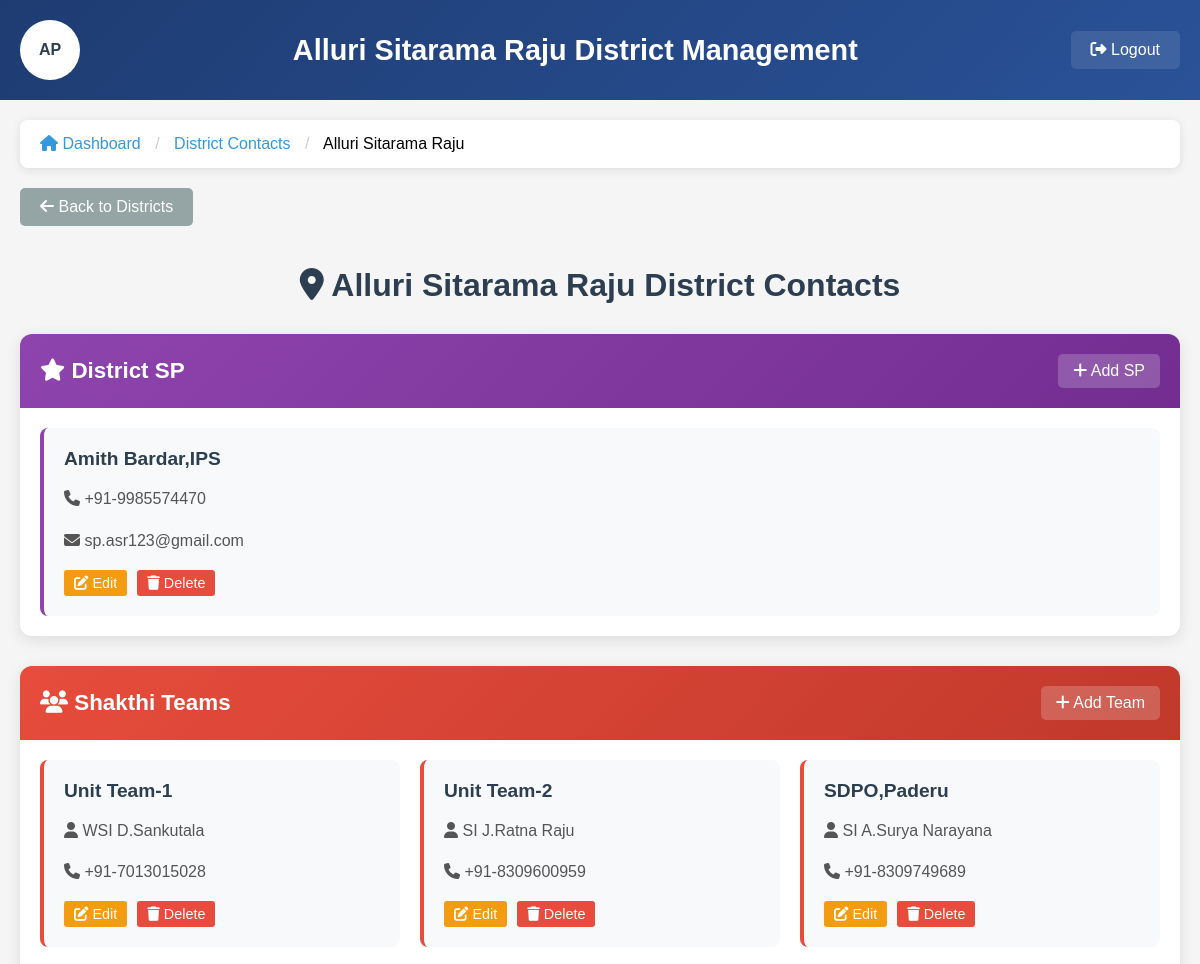
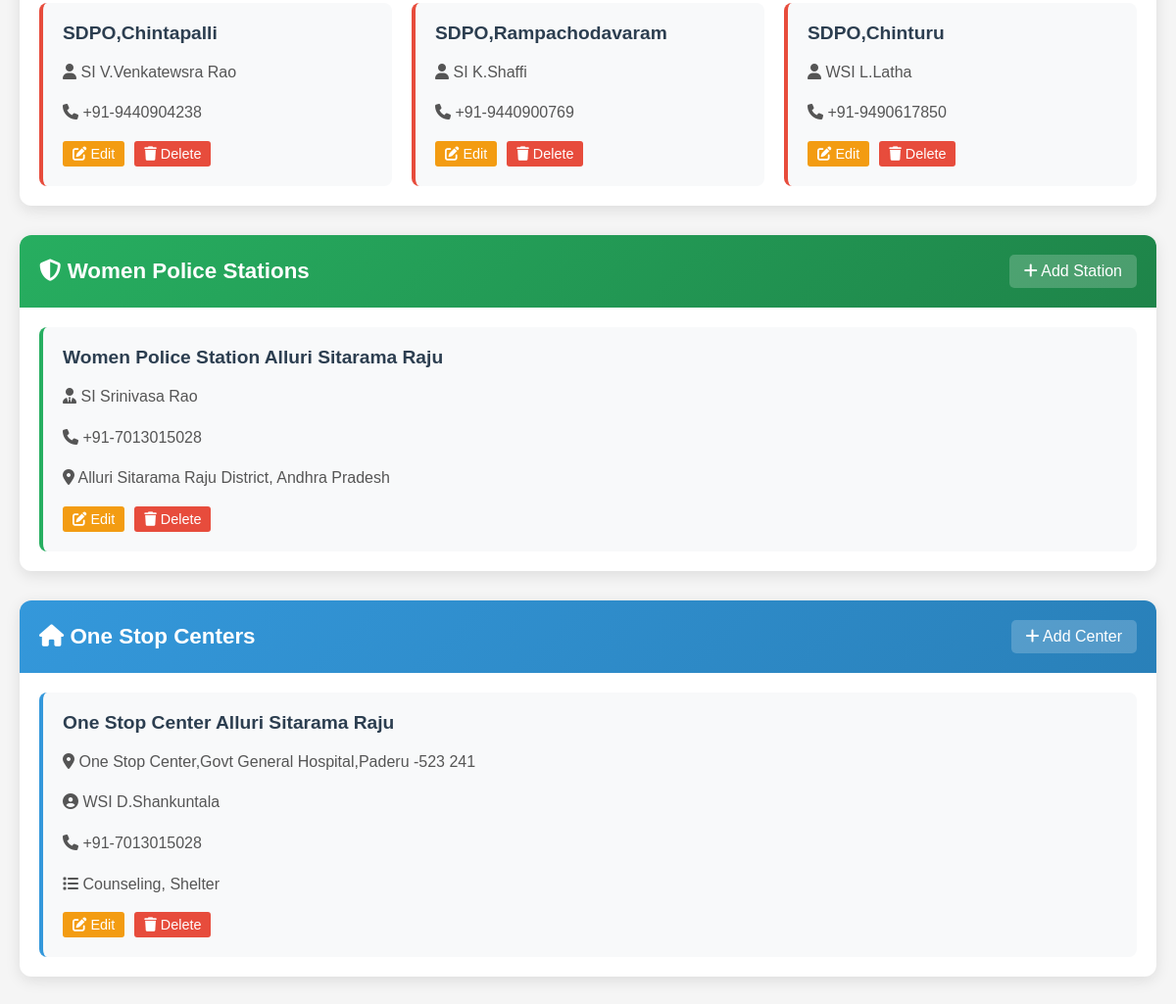
The app's page /admin/district-contacts/manage/1 (signed in) with its own data (2 pictures, top to bottom).
### tables this page shows
CREATE TABLE districts (
                id INTEGER PRIMARY KEY,
                district_name TEXT NOT NULL UNIQUE,
                district_code TEXT,
                is_active BOOLEAN DEFAULT 1,
                created_at TIMESTAMP DEFAULT CURRENT_TIMESTAMP
            );

CREATE TABLE district_sps (
                id INTEGER PRIMARY KEY AUTOINCREMENT,
                district_id INTEGER,
                name TEXT NOT NULL,
                contact_number TEXT,
                email TEXT,
                is_active BOOLEAN DEFAULT 1,
                created_at TIMESTAMP DEFAULT CURRENT_TIMESTAMP,
                FOREIGN KEY (district_id) REFERENCES districts (id)
            );

CREATE TABLE shakthi_teams (
                id INTEGER PRIMARY KEY AUTOINCREMENT,
                district_id INTEGER,
                team_name TEXT NOT NULL,
                leader_name TEXT,
                contact_number TEXT,
                area_covered TEXT,
                is_active BOOLEAN DEFAULT 1,
                created_at TIMESTAMP DEFAULT CURRENT_TIMESTAMP,
                FOREIGN KEY (district_id) REFERENCES districts (id)
            );

CREATE TABLE women_police_stations (
                id INTEGER PRIMARY KEY AUTOINCREMENT,
                district_id INTEGER,
                station_name TEXT NOT NULL,
                incharge_name TEXT,
                contact_number TEXT,
                address TEXT,
                is_active BOOLEAN DEFAULT 1,
                created_at TIMESTAMP DEFAULT CURRENT_TIMESTAMP,
                FOREIGN KEY (district_id) REFERENCES districts (id)
            );

CREATE TABLE one_stop_centers (
                id INTEGER PRIMARY KEY AUTOINCREMENT,
                district_id INTEGER,
                center_name TEXT NOT NULL,
                address TEXT,
                incharge_name TEXT,
                contact_number TEXT,
                services_offered TEXT,
                is_active BOOLEAN DEFAULT 1,
                created_at TIMESTAMP DEFAULT CURRENT_TIMESTAMP,
                FOREIGN KEY (district_id) REFERENCES districts (id)
            );

### app.py (the view)
@app.route('/admin/district-contacts/manage/<int:district_id>')
def admin_manage_district_contacts(district_id):
    if 'admin_logged_in' not in session:
        return redirect(url_for('admin_login'))
    conn = sqlite3.connect('women_safety.db')
    cursor = conn.cursor()
    cursor.execute('SELECT district_name FROM districts WHERE id = ?', (district_id,))
    district = cursor.fetchone()
    if not district:
        flash('District not found', 'error')
        return redirect(url_for('admin_district_contacts'))
    district_name = district[0]
    cursor.execute('SELECT id, name, contact_number, email FROM district_sps WHERE district_id = ? AND is_active = 1', (district_id,))
    sps = cursor.fetchall()
    cursor.execute('SELECT id, team_name, leader_name, contact_number, area_covered FROM shakthi_teams WHERE district_id = ? AND is_active = 1', (district_id,))
    teams = cursor.fetchall()
    cursor.execute('SELECT id, station_name, incharge_name, contact_number, address FROM women_police_stations WHERE district_id = ? AND is_active = 1', (district_id,))
    stations = cursor.fetchall()
    cursor.execute('SELECT id, center_name, address, incharge_name, contact_number, services_offered FROM one_stop_centers WHERE district_id = ? AND is_active = 1', (district_id,))
    centers = cursor.fetchall()
    conn.close()
    return render_template('admin_manage_district_contacts.html',
                         district_id=district_id,
                         district_name=district_name,
                         sps=sps,
                         teams=teams,
                         stations=stations,
                         centers=centers)

### templates/admin_manage_district_contacts.html (shortened to what this page needs)
<!DOCTYPE html>
<html lang="en">
<head>
    <link rel="stylesheet" href="https://cdnjs.cloudflare.com/ajax/libs/font-awesome/6.4.0/css/all.min.css">
</head>
<body>
    <div class="header">
        <div class="logo">AP</div>
        <div class="header-title">{{ district_name }} District Management</div>
        <a href="/admin-logout" class="logout-btn">
            <i class="fas fa-sign-out-alt"></i> Logout
        </a>
    </div>
    <div class="container">
        <div class="breadcrumb">
            <a href="/admin-dashboard"><i class="fas fa-home"></i> Dashboard</a>
            <span style="margin: 0 10px; color: #ccc;">/</span>
            <a href="/admin/district-contacts">District Contacts</a>
            <span style="margin: 0 10px; color: #ccc;">/</span>
            <span>{{ district_name }}</span>
        </div>
        <a href="/admin/district-contacts" class="back-btn">
            <i class="fas fa-arrow-left"></i> Back to Districts
        </a>
        <h1 class="page-title">
            <i class="fas fa-map-marker-alt"></i> {{ district_name }} District Contacts
        </h1>
        <div class="section sp-section">
            <div class="section-header">
                <h3 class="section-title">
                    <i class="fas fa-star"></i> District SP
                </h3>
                <a href="/admin/district-contacts/add-sp/{{ district_id }}" class="add-btn">
                    <i class="fas fa-plus"></i> Add SP
                </a>
            </div>
            {% if sps %}
            <div class="contacts-grid">
                {% for sp in sps %}
                <div class="contact-card">
                    <div class="contact-name">{{ sp[1] }}</div>
                    <div class="contact-details">
                        <p><i class="fas fa-phone"></i> {{ sp[2] }}</p>
                        {% if sp[3] %}<p><i class="fas fa-envelope"></i> {{ sp[3] }}</p>{% endif %}
                    </div>
                    <div class="contact-actions">
                        <a href="/admin/district-contacts/edit-sp/{{ sp[0] }}" class="edit-btn">
                            <i class="fas fa-edit"></i> Edit
                        </a>
                        <button onclick="deleteContact('sp', {{ sp[0] }})" class="delete-btn">
                            <i class="fas fa-trash"></i> Delete
                        </button>
                    </div>
                </div>
                {% endfor %}
            </div>
            {% else %}
            <div class="empty-section">
                <i class="fas fa-user-shield"></i>
                <p>No District SP added yet</p>
            </div>
            {% endif %}
        </div>
        <div class="section teams-section">
            <div class="section-header">
                <h3 class="section-title">
                    <i class="fas fa-users"></i> Shakthi Teams
                </h3>
                <a href="/admin/district-contacts/add-team/{{ district_id }}" class="add-btn">
                    <i class="fas fa-plus"></i> Add Team
                </a>
            </div>
            {% if teams %}
            <div class="contacts-grid">
                {% for team in teams %}
                <div class="contact-card">
                    <div class="contact-name">{{ team[1] }}</div>
                    <div class="contact-details">
                        <p><i class="fas fa-user"></i> {{ team[2] }}</p>
                        <p><i class="fas fa-phone"></i> {{ team[3] }}</p>
                    </div>
                    <div class="contact-actions">
                        <a href="/admin/district-contacts/edit-team/{{ team[0] }}" class="edit-btn">
                            <i class="fas fa-edit"></i> Edit
                        </a>
                        <button onclick="deleteContact('team', {{ team[0] }})" class="delete-btn">
                            <i class="fas fa-trash"></i> Delete
                        </button>
                    </div>
                </div>
                {% endfor %}
            </div>
            {% else %}
            <div class="empty-section">
                <i class="fas fa-users"></i>
                <p>No Shakthi Teams added yet</p>
            </div>
            {% endif %}
        </div>
        <div class="section ps-section">
            <div class="section-header">
                <h3 class="section-title">
                    <i class="fas fa-shield-alt"></i> Women Police Stations
                </h3>
                <a href="/admin/district-contacts/add-station/{{ district_id }}" class="add-btn">
                    <i class="fas fa-plus"></i> Add Station
                </a>
            </div>
            {% if stations %}
            <div class="contacts-grid">
                {% for station in stations %}
                <div class="contact-card">
                    <div class="contact-name">{{ station[1] }}</div>
                    <div class="contact-details">
                        <p><i class="fas fa-user-tie"></i> {{ station[2] }}</p>
                        <p><i class="fas fa-phone"></i> {{ station[3] }}</p>
                        {% if station[4] %}<p><i class="fas fa-map-marker-alt"></i> {{ station[4] }}</p>{% endif %}
                    </div>
                    <div class="contact-actions">
                        <a href="/admin/district-contacts/edit-station/{{ station[0] }}" class="edit-btn">
                            <i class="fas fa-edit"></i> Edit
                        </a>
                        <button onclick="deleteContact('station', {{ station[0] }})" class="delete-btn">
                            <i class="fas fa-trash"></i> Delete
                        </button>
                    </div>
                </div>
                {% endfor %}
            </div>
            {% else %}
            <div class="empty-section">
                <i class="fas fa-shield-alt"></i>
                <p>No Women Police Stations added yet</p>
            </div>
            {% endif %}
        </div>
        <div class="section centers-section">
            <div class="section-header">
                <h3 class="section-title">
                    <i class="fas fa-home"></i> One Stop Centers
                </h3>
                <a href="/admin/district-contacts/add-center/{{ district_id }}" class="add-btn">
                    <i class="fas fa-plus"></i> Add Center
                </a>
            </div>
            {% if centers %}
            <div class="contacts-grid">
                {% for center in centers %}
                <div class="contact-card">
                    <div class="contact-name">{{ center[1] }}</div>
                    <div class="contact-details">
                        {% if center[2] %}<p><i class="fas fa-map-marker-alt"></i> {{ center[2] }}</p>{% endif %}
                        <p><i class="fas fa-user-circle"></i> {{ center[3] }}</p>
                        <p><i class="fas fa-phone"></i> {{ center[4] }}</p>
                        {% if center[5] %}<p><i class="fas fa-list"></i> {{ center[5] }}</p>{% endif %}
                    </div>
                    <div class="contact-actions">
                        <a href="/admin/district-contacts/edit-center/{{ center[0] }}" class="edit-btn">
                            <i class="fas fa-edit"></i> Edit
                        </a>
                        <button onclick="deleteContact('center', {{ center[0] }})" class="delete-btn">
                            <i class="fas fa-trash"></i> Delete
                        </button>
                    </div>
                </div>
                {% endfor %}
            </div>
            {% else %}
            <div class="empty-section">
                <i class="fas fa-home"></i>
                <p>No One Stop Centers added yet</p>
            </div>
            {% endif %}
        </div>
    </div>
</body>
</html>

### templates/admin_manage_district_contacts.html (style rules this page uses)
body { font-family: Arial, sans-serif; margin: 0; background: #f5f5f5; }
.header { background: linear-gradient(135deg, #1e3c72 0%, #2a5298 100%); color: #fff; padding: 20px; display: flex; justify-content: space-between; align-items: center; }
.logo { width: 60px; height: 60px; background: #fff; border-radius: 50%; display: flex; align-items: center; justify-content: center; font-weight: bold; color: #2c3e50; }
.header-title { font-size: 1.8em; font-weight: bold; }
.logout-btn { color: #fff; text-decoration: none; padding: 10px 20px; background: rgba(255,255,255,0.1); border-radius: 5px; transition: background 0.3s; }
.container { max-width: 1200px; margin: 20px auto; padding: 0 20px; }
.breadcrumb { background: #fff; padding: 15px 20px; border-radius: 8px; margin-bottom: 20px; box-shadow: 0 2px 10px rgba(0,0,0,0.1); }
.breadcrumb a { color: #3498db; text-decoration: none; }
.page-title { font-size: 2em; color: #2c3e50; text-align: center; margin-bottom: 30px; }
.back-btn { background: #95a5a6; color: #fff; padding: 10px 20px; border: none; border-radius: 5px; cursor: pointer; text-decoration: none; display: inline-block; margin-bottom: 20px; }
.section { background: #fff; margin-bottom: 30px; border-radius: 12px; overflow: hidden; box-shadow: 0 4px 15px rgba(0,0,0,0.1); }
.section-header { background: linear-gradient(135deg, #3498db, #2980b9); color: #fff; padding: 20px; display: flex; justify-content: space-between; align-items: center; }
.section-title { font-size: 1.4em; margin: 0; }
.add-btn { background: rgba(255,255,255,0.2); color: #fff; padding: 8px 15px; border: none; border-radius: 5px; cursor: pointer; text-decoration: none; transition: background 0.3s; }
.contacts-grid { display: grid; grid-template-columns: repeat(auto-fit, minmax(300px, 1fr)); gap: 20px; padding: 20px; }
.contact-card { background: #f8f9fa; padding: 20px; border-radius: 8px; border-left: 4px solid #3498db; }
.contact-name { font-size: 1.2em; font-weight: bold; color: #2c3e50; margin-bottom: 10px; }
.contact-details { color: #555; line-height: 1.6; }
.contact-actions { margin-top: 15px; display: flex; gap: 10px; }
.edit-btn { background: #f39c12; color: #fff; padding: 5px 10px; border: none; border-radius: 3px; cursor: pointer; text-decoration: none; font-size: 0.9em; }
.delete-btn { background: #e74c3c; color: #fff; padding: 5px 10px; border: none; border-radius: 3px; cursor: pointer; font-size: 0.9em; }
.sp-section .section-header { background: linear-gradient(135deg, #8e44ad, #732d91); }
.sp-section .contact-card { border-left-color: #8e44ad; }
.teams-section .section-header { background: linear-gradient(135deg, #e74c3c, #c0392b); }
.teams-section .contact-card { border-left-color: #e74c3c; }
.ps-section .section-header { background: linear-gradient(135deg, #27ae60, #1e8449); }
.ps-section .contact-card { border-left-color: #27ae60; }
.centers-section .section-header { background: linear-gradient(135deg, #3498db, #2980b9); }
.centers-section .contact-card { border-left-color: #3498db; }

### records on screen
districts: district_name "Alluri Sitarama Raju"
district_sps: name "Amith Bardar,IPS", contact_number "+91-9985574470", email "sp.asr123@gmail.com"
shakthi_teams: team_name "Unit Team-1", leader_name "WSI D.Sankutala", contact_number "+91-7013015028"
shakthi_teams: team_name "Unit Team-2", leader_name "SI J.Ratna Raju", contact_number "+91-8309600959"
shakthi_teams: team_name "SDPO,Paderu", leader_name "SI A.Surya Narayana", contact_number "+91-8309749689"
shakthi_teams: team_name "SDPO,Chintapalli", leader_name "SI V.Venkatewsra Rao", contact_number "+91-9440904238"
shakthi_teams: team_name "SDPO,Rampachodavaram", leader_name "SI K.Shaffi", contact_number "+91-9440900769"
shakthi_teams: team_name "SDPO,Chinturu", leader_name "WSI L.Latha", contact_number "+91-9490617850"
women_police_stations: station_name "Women Police Station Alluri Sitarama Raju", incharge_name "SI Srinivasa Rao", contact_number "+91-7013015028", address "Alluri Sitarama Raju District, Andhra Pradesh"
one_stop_centers: center_name "One Stop Center Alluri Sitarama Raju", address "One Stop Center,Govt General Hospital,Paderu -523 241", incharge_name "WSI D.Shankuntala", contact_number "+91-7013015028", services_offered "Counseling, Shelter"
